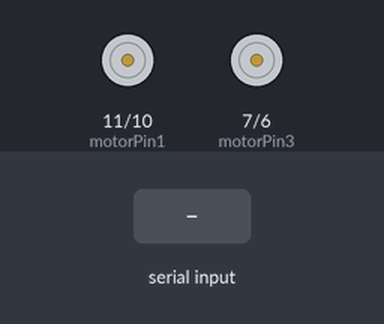
Bench run of a sketch on a simulated Arduino Uno, built with avr-gcc and run on an emulated ATmega328P. On the bench: motor-driver pin pairs drawn as motors (green arrow = first pin HIGH = forward, orange = second pin HIGH = backward, longer = more drive, scaled by the enable pin). Inputs (shaded band) come from the test bench.

Above: at 1.6 s.
1.7 s: "u" received over the second serial link
At 2.0 s:
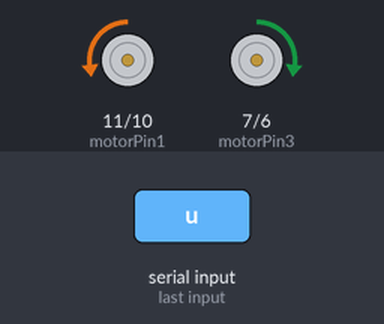
3.2 s: "r" received over the second serial link
At 4.3 s:
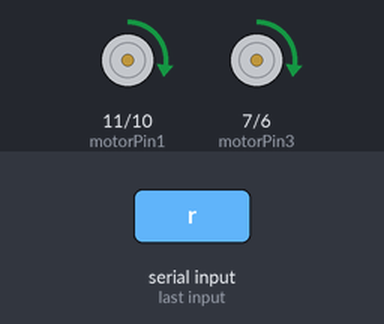
4.7 s: "l" received over the second serial link
At 5.5 s:
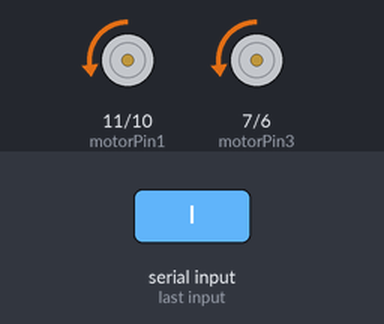
6.2 s: "d" received over the second serial link
At 6.6 s:
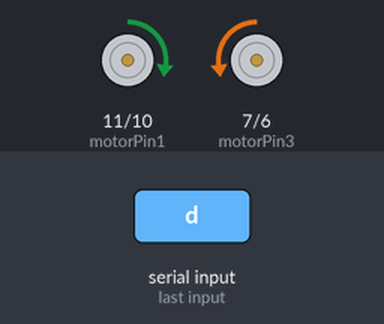
7.7 s: "3" received over the second serial link
At 9.0 s:
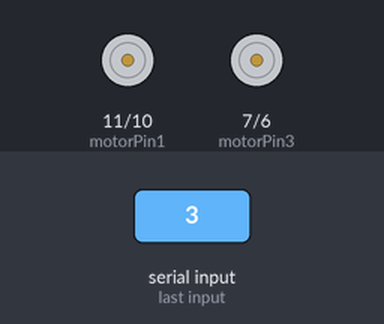
Timing chart, 0 to 10.2 s (numbered marks = the images above; inputs shaded):
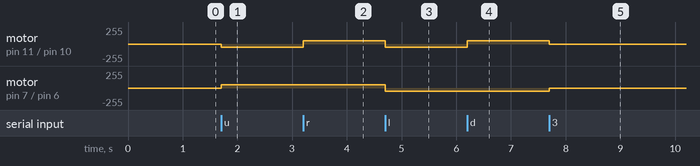

The sketch:

BC-06withMCU.ino
```cpp
#include <SoftwareSerial.h> //INCLUSÃO DE BIBLIOTECA

const int pinoRX = 2; //PINO DIGITAL 2 (RX)
const int pinoTX = 3; //PINO DIGITAL 3 (TX)
int dadoBluetooth = 0; //VARIÁVEL QUE ARMAZENA O VALOR ENVIADO PELO BLUETOOTH
boolean loopLED = false; //VARIÁVEL BOOLEANA QUE FAZ O CONTROLE DE ATIVAÇÃO DO LOOP DO LED
//Motor A
const int EN_A = 9;
const int motorPin1 = 11;
const int motorPin2 = 10;
//Motor B
const int EN_B = 5;
const int motorPin3 = 7;
const int motorPin4 = 6;
//speed
int motor_speed = 0;
int p1 = LOW;
int p2 = LOW;
int p3 = LOW;
int p4 = LOW;
SoftwareSerial bluetooth(pinoRX, pinoTX); //PINOS QUE EMULAM A SERIAL, ONDE
//O PINO 2 É O RX E O PINO 3 É O TX

void setup(){
  bluetooth.begin(9600); //INICIALIZA A SERIAL DO BLUETOOTH
  bluetooth.print("$"); //IMPRIME O CARACTERE
  bluetooth.print("$"); //IMPRIME O CARACTERE
  bluetooth.print("$"); //IMPRIME O CARACTERE
  delay(100); //INTERVALO DE 100 MILISSEGUNDOS
  pinMode(EN_A,OUTPUT);
  pinMode(motorPin1,OUTPUT);
  pinMode(motorPin2,OUTPUT);
  pinMode(EN_B,OUTPUT);
  pinMode(motorPin3,OUTPUT);
  pinMode(motorPin4,OUTPUT);
  comando(p1,p2,p3,p4,motor_speed);
}
void comando(int r1, int r2, int r3, int r4, int velocity) {
    digitalWrite(motorPin1, r1);
    digitalWrite(motorPin2, r2);
    digitalWrite(motorPin3, r3);
    digitalWrite(motorPin4, r4);
    analogWrite(EN_A, velocity);
    analogWrite(EN_B, velocity);
    delay(300);
}
void loop(){
  if(bluetooth.available()){
      dadoBluetooth = bluetooth.read();
      if(motor_speed > 220) motor_speed = 220;
      if(motor_speed < 50) motor_speed = 50;
      switch (dadoBluetooth) {
        case 'u':
          p1 = LOW; p2 = HIGH; p3 = HIGH; p4 = LOW;
          comando(p1,p2,p3,p4,motor_speed);
        break;
        case 'r':
          p1 = HIGH; p2 = LOW; p3 = HIGH; p4 = LOW;
          comando(p1,p2,p3,p4,motor_speed);
        break;
        case 'l':
          p1 = LOW; p2 = HIGH; p3 = LOW; p4 = HIGH;
          comando(p1,p2,p3,p4, motor_speed);
        break;
        case 'd':
          p1 = HIGH; p2 = LOW; p3 = LOW; p4 = HIGH;
          comando(p1,p2,p3,p4,motor_speed);
        break;
        case '3'://#
          p1 = LOW; p2 = LOW; p3 = LOW; p4 = LOW;
          comando(p1,p2,p3,p4,motor_speed);
          motor_speed = 0;
        break;
        case '1': //x
          motor_speed = motor_speed + 10;
          comando(p1,p2,p3,p4,motor_speed);
        break;
        case '2': //o
          //do something when var equals 2
        break;
        case '4'://tri
          motor_speed = motor_speed - 10;
          comando(p1,p2,p3,p4,motor_speed);
        break;
        case 'M'://F1
        //do something when var equals 2
        break;
        case 'N'://f2
        //do something when var equals 2
        break;
        case 'm'://f1
        //do something when var equals 2
        break;
        case 'n'://f2
        //do something when var equals 2
        break;
        case 'o':
        //do something when var equals 2
        break;
 //       case '0':
        //do something when var equals 2
//        break;
        default:
        // if nothing else matches, do the default
        // default is optional
        break;
    }
  }

}
```

Measured:
- after the input at 1.7 s, motor on pin 11 (motorPin1) / pin 10 (motorPin2): stopped → backward 50/255 at once; motor on pin 7 (motorPin3) / pin 6 (motorPin4): stopped → forward 50/255 at once
- after the input at 3.2 s, motor on pin 11 (motorPin1) / pin 10 (motorPin2): backward 50/255 → forward 50/255 at once
- after the input at 4.7 s, motor on pin 11 (motorPin1) / pin 10 (motorPin2), motor on pin 7 (motorPin3) / pin 6 (motorPin4): forward 50/255 → backward 50/255 at once
- after the input at 6.2 s, motor on pin 11 (motorPin1) / pin 10 (motorPin2): backward 50/255 → forward 50/255 at once
- after the input at 7.7 s, motor on pin 11 (motorPin1) / pin 10 (motorPin2): forward 50/255 → stopped at once; motor on pin 7 (motorPin3) / pin 6 (motorPin4): backward 50/255 → stopped at once
